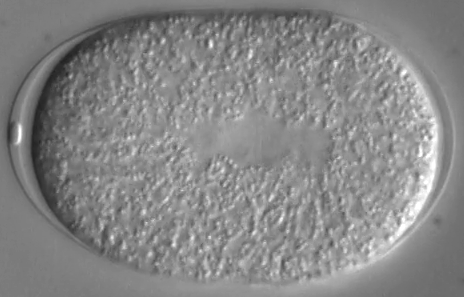
%> input picture test_image.tif, 464 x 297 px
$ octave DICOT_main_all.m   (GNU Octave 9; MATLAB toolbox functions it lacks are replaced by stand-ins)
%> lines starting %> are read from the running program, lines starting %| are printed output that depends on the picture; in (x1, y1, x2, y2) boxes, pixels count from 0 and x2, y2 are one past the last pixel; in counts of white or black regions, pixels touching at a corner belong together; the program's own positions count from 1
### DICOT_seg_overlay.m
function DICOT_seg_overlay(test_image,kernel_choice, user_choice)
%DICOT_SEG_OVERLAY generates a quick overlay of segmentated objects on the image
%
%   DICOT_SEG_OVERLAY(IMG, KERNEL, CHOICE) generates a image overlay of detected objects from segmentation on the provided image. It is a parameter optimization function (as a whole-part of main function) which continues untill user is satisfied with the segmentation.
%
%   IMG input 2-D image array
%   KERNEL input 2-D kernel for segmentation
%   CHOICE parameters optimized, [Y] "yes, continue" or [N] "no, repeat"
%
% See also MAKEMOVIE_DICOT

% DICOT (CyCelS lab, IISER Pune)

% ===== Filters the image time-series =====
imgig = imfilter(test_image,kernel_choice, 'replicate', 'same');
imgig_adjust  = imadjust(imgig);
bw_filter  = im2bw(imadjust(imgig_adjust), graythresh(imgig_adjust)^0.5); % 0.5 is default fixed THRESHOLD_SEGMENTATION power
% ===== Optimize(loop) =====
if strcmpi(user_choice, 'N')
    region_props_coords = regionprops(bw_filter, 'Centroid');
elseif strcmpi(user_choice, 'Y')
    intersect_image = test_image.*uint8(bw_filter);
    regional_max_image = imregionalmax(intersect_image);
    region_props_coords = regionprops(regional_max_image, 'Centroid');
end
% create overlay
Coords2overlay = cat(1, region_props_coords.Centroid);
figure(1), imshow(test_image); hold on
plot(Coords2overlay(:,1), Coords2overlay(:,2),'r.', 'MarkerSize', 10);
hold off
end

### DICOT_segmentation.m
function savestats = DICOT_segmentation(filename,Findex,kernel_choice,outfolder,distUnit)
%stats = DICOT_SEGMENTATION generates a quick overlay of segmentated objects on the image
%
%   stats = DICOT_SEGMENTATION(FILENAME, INDEX, KERNEL, OUTFOLDER, PIXEL_UNIT) segmente the image time-series and returns statistics from segmentation. The statistics are stored in a file with following TAB "\t" delimited format,
%
%       | Frame | ObjID | X | Y | Length |
%
%       Frame - frame in which object is detected
%       ObjID - ID of detected object in the frame
%       X, Y - respective X, Y centroids of detected object
%       Length - length of detected object (major axis)
%
%   FILENAME input image filename
%   INDEX number of frames to segment from time-series
%   KERNEL a 2-D kernel array
%   OUTFOLDER folder name for storing statistics
%   PIXEL_UNIT unit of scale
%
% See also MAKEMOVIE_DICOT

% DICOT (CyCelS lab, IISER Pune)

% _init_
ki =kernel_choice;
listLen= cell(1,max(Findex));
savestats=[];
outfile=[outfolder, '/segmentedmovie.tif'];
if exist(outfile, 'file')
    delete(outfile);
end

for image_no=1:Findex
    % Read Image(i)
    img1=imread(filename,image_no);
    % ===== Segmentation =====
    img=img1;
    figure('Visible', 'off')
    imshow(imadjust(img1),'Border', 'tight')
    set(gcf,'NumberTitle','off', 'Name', 'Segmentation: miG');
    % Image Filtering
    imgig = imfilter(img,ki,'replicate','same');
    imgig = imadjust(imgig); % filtered Image is contrast adjusted
    % Threshold parameter
    imgig = im2bw(imgig,graythresh(imgig)^0.5); % default 0.5
    % Get stats
    stat = regionprops(imgig,'Area','Centroid','PixelList','MajorAxisLength','MinorAxisLength','Perimeter');
    scen = cat(1,stat.Centroid);
    frameno=(ones(size(scen,1),1))*image_no;
    listLen{image_no}=[frameno,zeros(size(scen,1),1),scen,frameno];
    % Display image with objects
    figure('Visible', 'off'),imshow(imadjust(img1),'Border', 'tight'),hold on,...
        if ~isempty(scen)
        plot(scen(:,1),scen(:,2),'r.', 'MarkerSize', 8),...
        end
    % Store tracked images
    f=getframe(gcf);
    imwrite(f.cdata, outfile, 'tif', 'Compression', 'none',...
        'WriteMode', 'append');
    % pooling stats
    if ~isempty(stat) % empty stats causes crash
        [stat(1:length(stat)).Frame]=deal(image_no);
        savestats=[savestats; stat];
    end
end
try
    conlistLen = cat(1, listLen{:});%1:frame no, 2:obj no, 3:x, 4:y, 5:length
catch
    disp('Some Frames had no detected objects, therefore concatenation does not works')
end
% ===== Store stats =====
fid =fopen([outfolder,'/untracked.txt'], 'w');
fprintf(fid, ['Frame	ObjID	X	Y	Length (', distUnit, ')\r\n']);
fclose(fid);
dlmwrite([outfolder,'/untracked.txt'], conlistLen, '-append',...
    'delimiter', '\t','newline', 'pc','precision', '%.3f');
end

### DICOT_tracking.m
function [tracks,objno,outmat] = DICOT_tracking(outfolder, savestats, micron_search_radius, scal_fact, interval, distUnit, timeUnit)
%[...] = DICOT_TRACKING generates a quick overlay of segmentated objects on the image
%
%   [TRACKS, OBJECT_NUM, TRACK_MATRIX] = DICOT_TRACKING(OUTFOLDER, STATS, SEARCH_RADIUS, SCALING_FACTOR, INTERVAL, PIXEL_UNIT, TIME_UNIT) links objects based on nearest neighbouring method to generate tracks. Returns the following parameters,
%       TRACKS - all tracks across all frames in an array
%       OBJECT_NUM - number of objected detected
%       TRACK_MATRIX - tracks formatted into matrix for clean readout and post-processing
%
%   OUTFOLDER folder for storing tracks
%   STATS detected objects information from segmentation
%   SEARCH_RADIUS radius for track linking between objects across frames
%   SCALING_FACTOR pixel to distance conversion scaling factor
%   INTERVAL time interval in between frames
%   PIXEL_UNIT distance unit
%   TIME_UNIT time unit
%
% See also MAKEMOVIE_DICOT, DICOT_SEGMENTATION

% DICOT (CyCelS lab, IISER Pune)

% _init_ Tracking setup
Centroid_coordinates = cat(1, savestats.Centroid);
pixel_search_radius= micron_search_radius;  % scaling factor
x = Centroid_coordinates(:,2)';
y = Centroid_coordinates(:,1)';
frame = cat(1,savestats.Frame);
area= cat(1, savestats.Area);
beadlabel=zeros(size(x)); % vector of bead labels.
i=min(frame); spanA=find(frame==i); % initialize w/ first frame.
beadlabel(1:length(spanA))=1:length(spanA); % refers to absolute indexing of x,y,frame,etc.
lastlabel=length(spanA); % start off with unique bead labels for all the beads in the first frame

% ===== Linking =====
w =waitbar(0, 'Tracking objects..');
p=0;
fidx= min(frame):max(frame)-1;
for i= fidx
    p=p+1;
    waitbar(p/numel(fidx));
    spanA= find(frame==i);
    spanB= find(frame==i+1);
    dx = ones(length(spanA),1)*x(spanB) - x(spanA)'*ones(1,length(spanB));
    dy = ones(length(spanA),1)*y(spanB) - y(spanA)'*ones(1,length(spanB));
    dr2 = sqrt(dx.^2 + dy.^2);
    % Track linking [IMP step]
    [from, to, orphan] = beadsorterMod(dr2, pixel_search_radius); % (function listed below)
    from=spanA(from);
    to=spanB(to);
    orphan=spanB(orphan);
    beadlabel(to)= beadlabel(from);
    if ~isempty(orphan) % check empty tracks
        beadlabel(orphan)=lastlabel+(1:length(orphan));
        lastlabel=lastlabel+length(orphan);
    end
end

% Empty bead check ?
emptybead.x=0; emptybead.y=0; emptybead.area=0; emptybead.frame=0;
ALLtracks=cell(lastlabel,1); % Initialize for purposes of speed and memory management.
re=0;

% ===== Tracking =====
for i=1:lastlabel
    p=p+1;
    waitbar(p/(numel(fidx)+lastlabel));% Y [mod]% reassemble beadlabel into a structured array 'tracks' containing all info
    beadi=find(beadlabel==i);
    if  numel(x(beadi))>=3 % ARC minimum no. of data points in a trajectory
    re=re+1;%ARC renumbering
    tracks(re).x=x(beadi);
    tracks(re).y=y(beadi);
    tracks(re).area=area(beadi)*scal_fact;
    tracks(re).frame=frame(beadi);
    ALLtracks{re}= [(re*ones(size(tracks(re).x)))',(tracks(re).frame), (tracks(re).x)', (tracks(re).y)', (tracks(re).area), ((tracks(re).frame))*interval];
    ALLtracks{re}(:,6)=ALLtracks{re}(:,6)-ALLtracks{re}(1,6);
    % ALLtracks | object number, frame number, centroid(x,y)(um), length of skeleton(um), time
    else
        continue % ignore shorter tracks
    end
end

% ===== Store tracks =====
outmat=cat(1,ALLtracks{:});
objno=re;

if exist(outfolder, 'dir')==0
    mkdir(outfolder)
end

if exist([outfolder, '/trajectories.txt'], 'file')
    delete([outfolder,'/trajectories.txt']);
end

% writing tracks
fid =fopen([outfolder,'/trajectories.txt'], 'w');
fprintf(fid, ['ObjID	Frame	X	Y	Length (',distUnit,')	Time (', timeUnit, ')\r\n']);
dlmwrite([outfolder, '/trajectories.txt'], outmat,'-append',...
    'delimiter', '\t','newline', 'pc', 'precision', '%.2f'); % tab "\t" de-limited | "csv" alternative [Y]
fclose(fid);
delete(w);
end

% ========== Functions ==========
function [from,to, orphan]= beadsorterMod(dr2, pixel_search_radius)
% All bead tracking is done here.  Everything else is bookkeeping.  NOT ROBUST. Look here first for problems!
% find indices of minimum value in each row
% Get all hits within the search radius
[i,j]  = min(dr2,[],2); % j is the row index
orphan=find(i > pixel_search_radius);
ColArray = 1:size(dr2,1);
ColArray(orphan) = [];
j(orphan) = [];
from = ColArray';
to = j;
orphan=setdiff(1:size(dr2,2),to);
end

### generate_kernel.m
function ki = generate_kernel(filter_size, filter_sigma, sens_fact,bw_choice,filter_type)
%GENERATE_KERNEL generates the 2-D kernel
%
%   kernel = GENERATE_KERNEL(SIZE, SIGMA, SENSITIVITY, B/W, TYPE) creates a 2-D selected type of kernel. Possible TYPE are,
%       'SoG' Scaling of Gaussian
%       'LoG' Laplacian of Gaussian
%       'DoG' Difference of Gaussian
%
%   Depending on kernel TYPE, input parameters format vary as following,
%
%   SIZE a scalar number for kernel size
%   SIGMA sigma of gaussian, scalar for SoG and LoG while array of size 2 for DoG
%   SENSITIVITY a scalar indicating strength of filter (applies only for SoG)
%   B/W boolean indication desired detection of White (1) or Black (-1) objects over background
%
% See also DICOT_SEGMENTATION

% DICOT (CyCelS lab, IISER Pune)

filter_choice = lower(filter_type);
bw = bw_choice;
switch filter_choice
    case 'sog'
        ksize = filter_size;
        sigma  = filter_sigma;
        fact= sens_fact; % sensitivity_factor
        kk = fspecial('gaussian',ksize,sigma);
        km = mean(kk(:));
        ki = bw*(kk -km) -fact*km; % SoG
    case 'log'
        ksizel =filter_size;
        sigmal = filter_sigma;
        ki = fspecial('log', ksizel, sigmal);
        ki  = -bw*ki;
    case 'dog'
        Gauss_1 = fspecial('gaussian', filter_size, max(filter_sigma));
        Gauss_2 = fspecial('gaussian', filter_size, min(filter_sigma));
        ki = -Gauss_1 + Gauss_2;
        ki =ki*bw;
end
end

### makemovie_DICOT.m
function makemovie_DICOT(infolder, Findex,imagename)
%MAKE_DICOT returns tracked movie of the image time-series
%
%   MAKEMOVIE_DICOT(INFOLDER, INDEX, FILENAME) generates a movie with tracked objects overlayed on the image time-series
%
%   INFOLDER folder to store movie
%   INDEX frame index [start : end] in time-series
%   FILENAME image filename
%
% See also DICOT_SEGMENTATION

% DICOT (CyCelS lab, IISER Pune)

% _init_
outfile=[infolder,'/trackingmovie.tif'];
if exist(outfile, 'file')
    delete(outfile);
end

if exist([infolder, '/trajectories.txt'], 'file')
    ALLtrackstemp=importdata([infolder, '/trajectories.txt'],'\t', 1);
    ALLtracks=ALLtrackstemp.data; % ALLtracks | obj no, x, y, time, frame, length
else
    errordlg('Please track objects before making a movie.', 'Error');
end

% NULL Track cleaning
Null_Alltracks = [ALLtracks(:,1) ALLtracks(:,4) ALLtracks(:,3),...
    ALLtracks(:,6), ALLtracks(:,2)];
ALLtracks = Null_Alltracks;
objno=unique(ALLtracks(:,1));
objwise=cell(1, max(objno));
frmwise=cell(1,Findex(end));

% ===== Generating movie =====
p=0;
w =waitbar(0, 'Saving movie..');
for j=Findex
    p=p+1;
    waitbar(p/numel(Findex));
    r=find(ALLtracks(:,5)==j);
    frmwise{j}=[ALLtracks(r,1:3),ALLtracks(r,5)]; %obj no, x, y, frame
    fiG= imread(imagename,j);
    fj= figure(j);
    % Plot (in background)
    set(fj,'visible', 'off'),
    imshow(fiG, 'Border', 'tight')
    for i=min(objno):max(objno)
        rr= find(frmwise{j}(:,1)==i);
        objwise{i}=[objwise{i}; frmwise{j}(rr,2:3)];% x,y
        % Overlay
        if j==frmwise{j}(rr,4)
            set(gca, 'visible', 'off')
                hold on, plot(objwise{i}(1:end,1),objwise{i}(1:end,2),...
                '-r.',...
                'Linewidth', 1,...
                'MarkerSize', 5)
            hold on, plot(objwise{i}(end,1),objwise{i}(end,2),'.b','MarkerSize', 10)
            hold on, text(objwise{i}(end,1),objwise{i}(end,2),sprintf('%i', i),...
                'Color', 'y','FontSize', 10) % tweak track display parameters
        else
            continue % add more functionality
        end
    end
    % Storing movie
    f=getframe(gcf); % converting frame to matrix
    imwrite(f.cdata, outfile, 'tif', 'Compression', 'none',...
        'WriteMode', 'append');%, 'Resolution', 1/Scaling_factor);
    delete(fj);
end
delete(w);
end

### DICOT_main_all.m
%% ========== DICOT ==========
% DIC Object Tracker
% DICOT workflow written by Yash Jawale, Anushree, Dhruv, C.A.Athale
% DOI: ...
% GitHub source: https://github.com/CyCelsLab/DICOT_cmd
% Selfhosted: http://www.iiserpune.ac.in/~cathale/?page_id=366
%
% DICOT (CyCelS lab, IISER Pune)
% ========== ===== ==========
%
%% ========== User input for time series ==========
[filename,pathname]=uigetfile('*.tif', 'Select an image time-series (.tif)'); % get image time-series file
%> the answer given: test_image.tif
if isnumeric(filename)
    disp('No file selected')
    disp('==== DICOT terminated ====')
    return
end
fullfilename=[pathname,filename];
[~,fname,~]=fileparts(filename);
outfolder= [pathname,'DICOT_', fname];
if ~exist(outfolder, 'dir') % create analysis folder
    mkdir(outfolder);
else
    choice_continue = questdlg('Output directory exists data will be overwritten, continue');
    switch choice_continue
        case 'Yes'
            disp('Data will be overwritten')
        case 'No'
            disp('Try deleting or renaming the output directory')
            disp('==== DICOT terminated ====')
            return
        case 'Cancel'
            disp('==== DICOT terminated ====')
            return
    end
end
%% ========== Initialize variables for segmentation ==========
definput_seg =  {'9','1.25','0.001', '1', 'SoG', 'Y'}; % default basic parameters values
% ===== User parameter optimization loop =====
while(1)
    prompt_seg = {'Enter filter size:', 'Enter sigma value (Enter two comma separated values for DoG) :',...
        'Enter sensitivity factor:', 'Black(-1) or white(1) granules:', 'Enter fiter type {SoG,LoG,DoG}','Apply Reional Max (Y/N)'};
    dlgtitle_seg = 'Segmentation parameters';
    dims_seg = [1 40];
    user_choice = inputdlg(prompt_seg, dlgtitle_seg, dims_seg, definput_seg);
%> the answer given: 9, 1.25, 0.001, 1, SoG, Y
    if isempty(user_choice)
        disp('==== DICOT terminated ====')
        return
    end
    % ===== Segmentation results with current parameters =====
    % testing segmentation on first frame of image
    test_image = imread(fullfilename,1);
%> test_image is the input picture: size 297x464 uint8; min 34, max 255, mean 134.5
    % pass the image to SOG filter and display overlay of segmentation
    filter_size = str2double(user_choice{1});
    sigma_seg = str2num(user_choice{2});
    sens_fact = str2double(user_choice{3});
    bw = str2double(user_choice{4});
    filter_type = user_choice{5};
    kernel_choice  = generate_kernel(filter_size, sigma_seg, sens_fact, bw, filter_type);
    DICOT_seg_overlay(test_image, kernel_choice, user_choice{6});
%> in DICOT_seg_overlay, `bw_filter  = im2bw(imadjust(imgig_adjust), graythresh(imgig_adjust)^0...`:
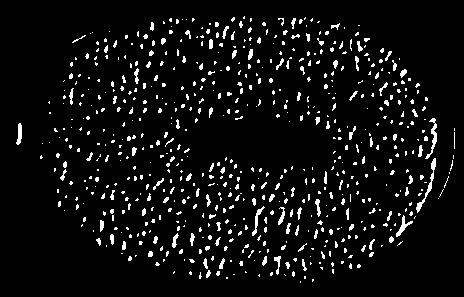
%> bw_filter: size 297x464 logical; 6% white in thin lines or dots, all inside (x1, y1, x2, y2) = (16, 16, 455, 283)
%> in DICOT_seg_overlay, `regional_max_image = imregionalmax(intersect_image);`: regional_max_image: size 297x464 logical; 0.79% white in thin lines or dots, all inside (x1, y1, x2, y2) = (19, 17, 455, 283)
%> in DICOT_seg_overlay, `region_props_coords = regionprops(regional_max_image, 'Centroid');`: region_props_coords = 855 regions; first 5, Centroid: [20.4 134.3], [42 157.5], [43 144], [50 103], [50 114]
%> in DICOT_seg_overlay, `Coords2overlay = cat(1, region_props_coords.Centroid);`: Coords2overlay = 855 rows, first 12: [20.36 134.3; 42 157.5; 43 144; 50 103; 50 114; 50 143; 55 129; 56 170; 58 132; 58 193; 59 155; 59 191]
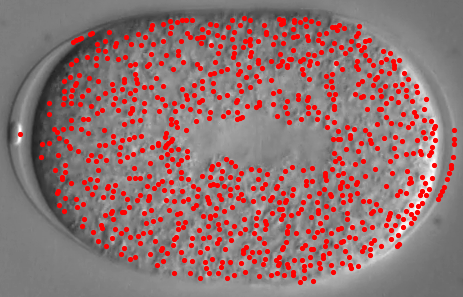
%> figure redrawn from the program's plot data
    % ==========
    definput_seg =  {user_choice{1},user_choice{2},user_choice{3}, user_choice{4}, user_choice{5}, user_choice{6}};
    choice_segmentation = questdlg('continue with these parameters? ');
%> the answer given: Yes
    switch choice_segmentation
        case 'Yes'
            break
        case 'No'
            continue
        case 'Cancel'
            disp('==== DICOT terminated ====')
            return
    end
    % ==================================================
end
%% ========== Segmentation output ==========
% Selected parameters
filter_size = str2double(user_choice{1});
sigma_seg = str2double(user_choice{2});
sens_fact = str2double(user_choice{3});
bw = str2double(user_choice{4});
distUnit = 'px';
Num_frames  = imfinfo(fullfilename);
savestats = DICOT_segmentation(fullfilename, length(Num_frames),...
 kernel_choice, outfolder,distUnit);
%> in DICOT_segmentation, `imshow(imadjust(img1),'Border', 'tight')`:
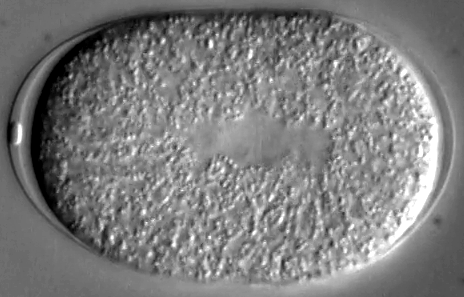
%> displayed picture: size 297x464, on the screen's scale of 0 to 255; min 0, max 255, mean 125
%> in DICOT_segmentation, `stat = regionprops(imgig,'Area','Centroid','PixelList','MajorAxisLengt..`: stat = 667 regions; largest, Area, Centroid, MajorAxisLength, MinorAxisLength and Perimeter: 179 [428.4 186.4] 69.29 7.93 121.3, 141 [433.6 137.5] 46.79 8.48 101.9, 106 [403.7 227.1] 23.95 10.16 62.19, 95 [257.8 220.8] 36.05 5.63 68.04, 84 [20.1 134.7] 24.32 4.9 45.16
%> in DICOT_segmentation, `scen = cat(1,stat.Centroid);`: scen = 667 rows, first 12: [20.11 134.7; 41.75 157.8; 43 144; 49.75 103; 50.5 113.5; 50 143; 56.1 130.7; 55.43 170.3; 58.4 155.9; 58.5 191.5; 60 204.5; 60 138]
%> in DICOT_segmentation, `imwrite(f.cdata, outfile, 'tif', 'Compression', 'none', 'WriteMode', '..`:
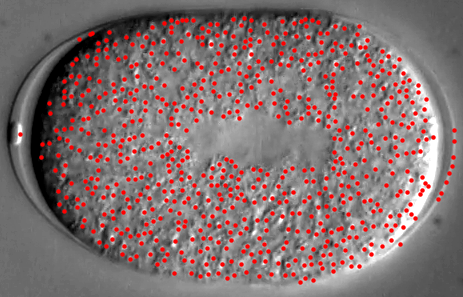
%> saved as segmentedmovie.tif: size 297x463x3 uint8; mean R, G, B 131.5, 112.3, 112.3
%> in DICOT_segmentation, `savestats=[savestats; stat];`: savestats has the same summary as stat
%% ========== Tracking section ==========
prompt_seg_track = {'Gating/Linking Threshold:',...
    'Scaling_factor:', 'Distance Unit:','Time Unit', 'Time Interval'};
dlgtitle_seg_track = 'Tracking Parameters';
dims_seg_track= [1 60];
definput_seg_track =  {'10','1.00','px', 's','1'};
user_choice_track = inputdlg(prompt_seg_track, dlgtitle_seg_track, dims_seg_track, definput_seg_track);
%> the answer given: 10, 1.00, px, s, 1
micron_search_radius = str2double(user_choice_track{1});
scal_fact = str2double(user_choice_track{2});
distUnit = str2double(user_choice_track{3});
timeUnit = str2double(user_choice_track{4});
interval = str2double(user_choice_track{5});
[tracks,objno,outmat] = DICOT_tracking(outfolder, savestats, micron_search_radius, scal_fact, interval, distUnit, timeUnit);
%> the loop in DICOT_tracking, `for i= fidx` made 4 passes
%> pass 1, in DICOT_tracking, `dy = ones(length(spanA),1)*y(spanB) - y(spanA)'*ones(1,length(spanB));`:
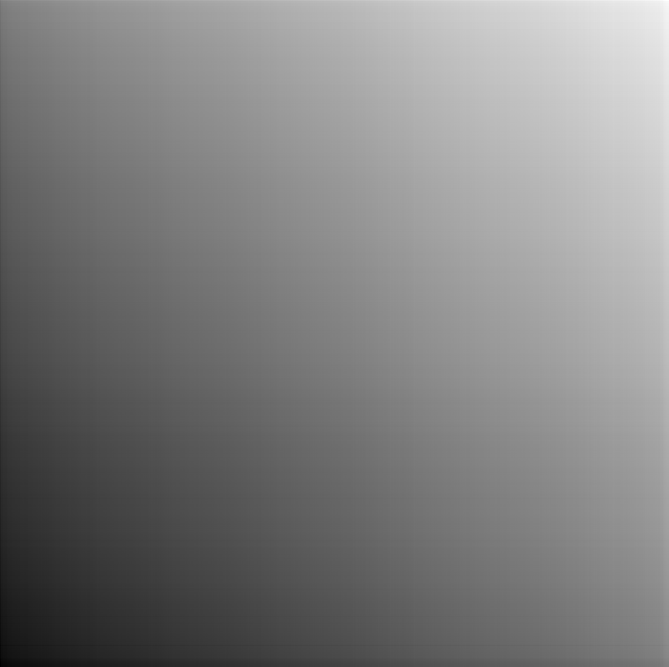
%> dy: size 667x669 double; min -434.9, max 434.9, mean 3.3; drawn with min black and max white
%> pass 1, in DICOT_tracking, `dr2 = sqrt(dx.^2 + dy.^2);`:
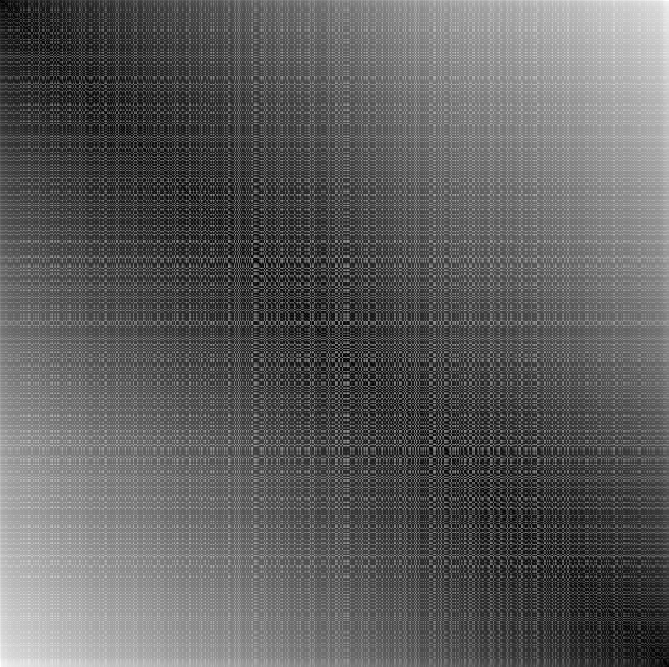
%> dr2: size 667x669 double; min 0, max 434.9, mean 162.7; drawn with min black and max white
%> pass 2, in DICOT_tracking, `dx = ones(length(spanA),1)*x(spanB) - x(spanA)'*ones(1,length(spanB));`:
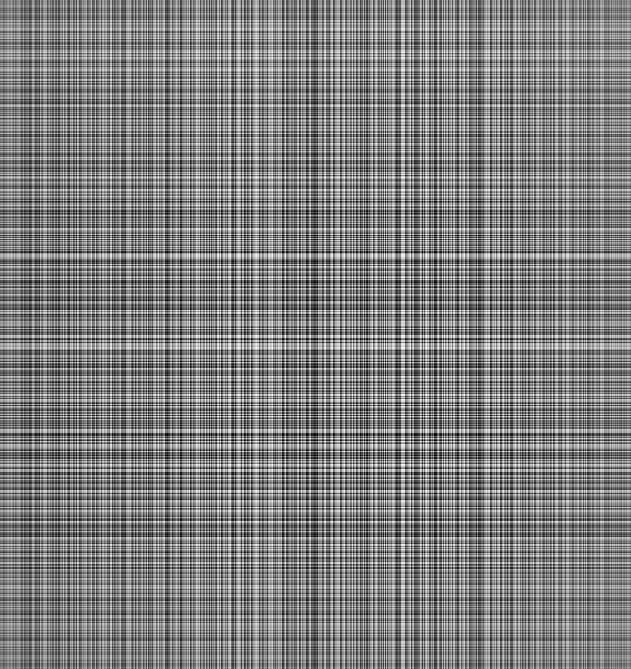
%> dx: size 669x631 double; min -264.3, max 264, mean -0.7; drawn with min black and max white
% ===== Tracking output save =====
question_save  = questdlg('Would you like to save tracking output');
%> the answer given: Yes
switch question_save
    case 'Yes'
        close all
        makemovie_DICOT(outfolder,[1:length(Num_frames)],fullfilename)
%> the run ends on the next line
